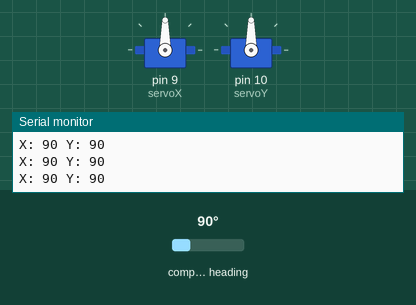
This sketch was run on a simulated Arduino Uno, built with avr-gcc and run on an emulated ATmega328P. Parts: 2 × servo, the last lines printed to the serial monitor. The test bench sets the inputs (shaded band); at power-on: compass heading 90°.

Above: at 4.2 s.
4.3 s: compass heading set to 269°
At 5.5 s:
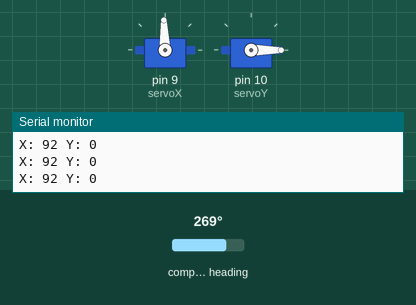
6.2 s: compass heading set to 90°
At 6.9 s:
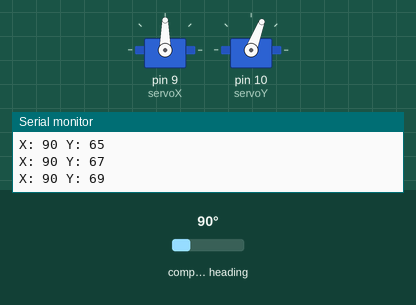
9.2 s: compass heading set to 7°
At 9.9 s:
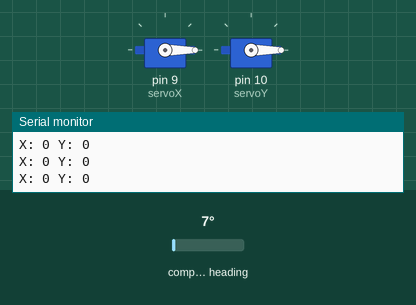
10.9 s: compass heading set to 180°
At 11.7 s:
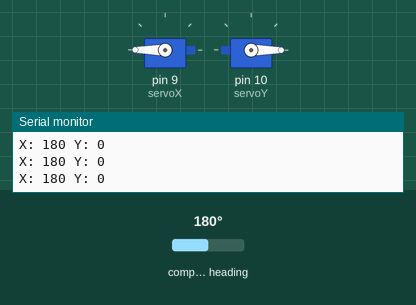
Timing chart, 0 to 13.7 s (numbered marks = the images above; inputs shaded):
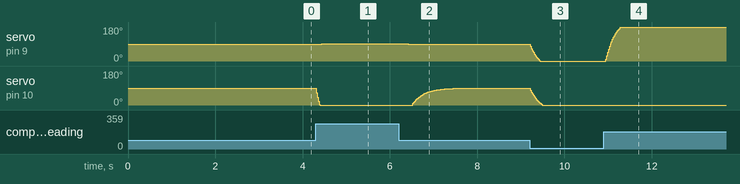

The sketch:

Code.ino
```cpp
#include <Wire.h>
#include <QMC5883LCompass.h>
#include <Servo.h>

QMC5883LCompass compass;
Servo servoX;
Servo servoY;

int centerX = 0, centerY = 0;
float sensitivity = 0.7;  // You can adjust this
const int filterStrength = 12;  // Higher = smoother, slower response

float filteredX = 0;
float filteredY = 0;

void setup() {
  Serial.begin(9600);
  Wire.begin();
  compass.init();

  servoX.attach(9);
  servoY.attach(10);
  servoX.write(90);
  servoY.write(90);

  Serial.println("Calibrating...");
  long startTime = millis();

  long sumX = 0, sumY = 0;
  int samples = 0;

  while (millis() - startTime < 3000) {
    compass.read();
    sumX += compass.getX();
    sumY += compass.getY();
    samples++;
    delay(10);
  }

  centerX = sumX / samples;
  centerY = sumY / samples;

  Serial.println("Calibration done.");
}

void loop() {
  compass.read();
  int rawX = compass.getX() - centerX;
  int rawY = compass.getY() - centerY;

  // Apply sensitivity
  rawX = rawX * sensitivity;
  rawY = rawY * sensitivity;

  // Invert X
  rawX = -rawX;

  // Apply smoothing filter
  filteredX = (filteredX * (filterStrength - 1) + rawX) / filterStrength;
  filteredY = (filteredY * (filterStrength - 1) + rawY) / filterStrength;

  // Map and constrain
  int servoPosX = constrain(map(filteredX, -500, 500, 0, 180), 0, 180);
  int servoPosY = constrain(map(filteredY, -500, 500, 0, 180), 0, 180);

  servoX.write(servoPosX);
  servoY.write(servoPosY);

  Serial.print("X: "); Serial.print(servoPosX);
  Serial.print(" Y: "); Serial.println(servoPosY);

  delay(20);
}
```

Measured:
- after the input at 4.3 s, servo on pin 9 (servoX): 90° → 91° after 0.14 s, → 92° 0.35 s later; servo on pin 10 (servoY): 90° → 0° at once
- after the input at 6.2 s, servo on pin 9 (servoX): 92° → 91° at once, → 90° 0.18 s later; servo on pin 10 (servoY): moves from 0° to 90° over 1.6 s, starting after 0.33 s
- after the input at 9.2 s, servo on pin 9 (servoX): moves from 90° to 0° over 0.22 s, starting at once; servo on pin 10 (servoY): moves from 90° to 0° over 0.26 s, starting at once
- after the input at 10.9 s, servo on pin 9 (servoX): moves from 0° to 180° over 0.35 s, starting at once
